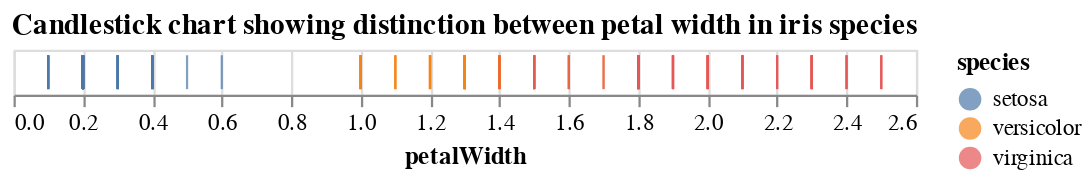

The cell this chart's notebook holds for it:
### Markdown cell above
# Similar to above - candlestick chart to show distinction between petal width of different species

### Code cell
alt.Chart(iris, title='Candlestick chart showing distinction between petal width in iris species').mark_tick().encode(
    x='petalWidth',
    color = 'species',
    )

### Figure 1 — Vega-Lite specification as saved in the notebook (floating-point values rounded to 4 significant figures; data arrays with more than 128 entries replaced by an {"elided": "..."} marker saying what was removed)
{"config": {"view": {"continuousWidth": 400, "continuousHeight": 300}}, "data": {"name": "data-a264acbd6e539a8b3afc0cb5f240fb57"}, "mark": "tick", "encoding": {"color": {"type": "nominal", "field": "species"}, "x": {"type": "quantitative", "field": "petalWidth"}}, "title": "Candlestick chart showing distinction between petal width in iris species", "$schema": "https://vega.github.io/schema/vega-lite/v4.8.1.json", "datasets": {"data-a264acbd6e539a8b3afc0cb5f240fb57": {"elided": "150 records"}}}
